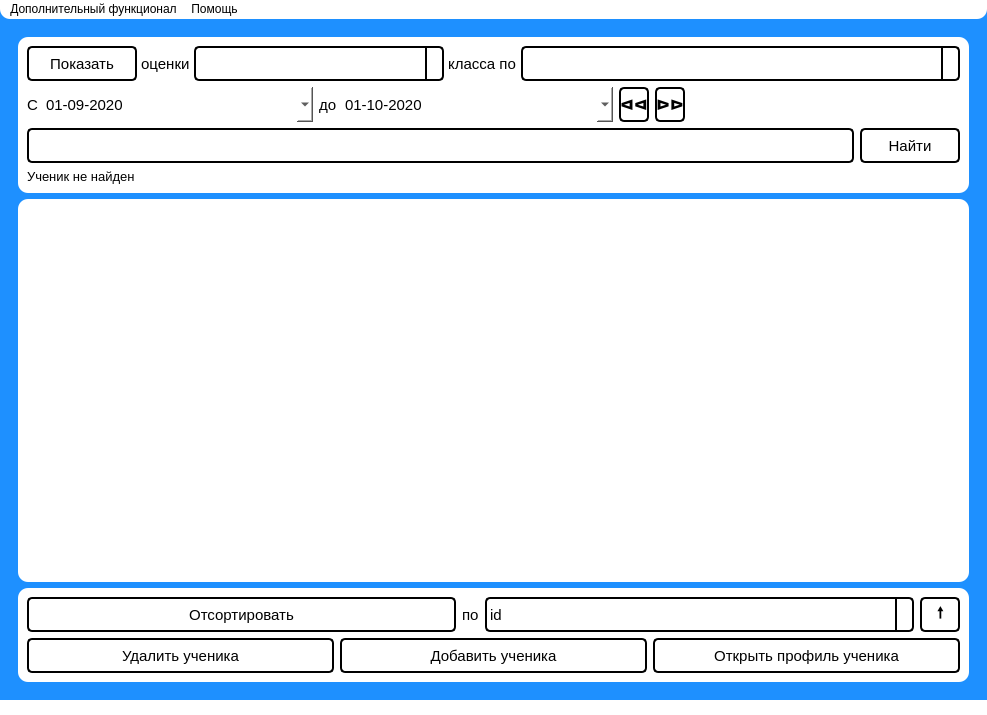
<?xml version="1.0" encoding="UTF-8"?>
<ui version="4.0">
 <class>MainWindow</class>
 <widget class="QMainWindow" name="MainWindow">
  <property name="geometry">
   <rect>
    <x>0</x>
    <y>0</y>
    <width>987</width>
    <height>715</height>
   </rect>
  </property>
  <property name="sizePolicy">
   <sizepolicy hsizetype="Preferred" vsizetype="Fixed">
    <horstretch>0</horstretch>
    <verstretch>0</verstretch>
   </sizepolicy>
  </property>
  <property name="windowTitle">
   <string>MainWindow</string>
  </property>
  <property name="styleSheet">
   <string notr="true">background-color: dodgerblue</string>
  </property>
  <widget class="QWidget" name="centralwidget">
   <layout class="QVBoxLayout" name="verticalLayout">
    <item>
     <widget class="QWidget" name="widget" native="true">
      <property name="styleSheet">
       <string notr="true">background-color: dodgerblue</string>
      </property>
      <layout class="QVBoxLayout" name="verticalLayout_2">
       <item>
        <widget class="QWidget" name="widget_2" native="true">
         <property name="sizePolicy">
          <sizepolicy hsizetype="Preferred" vsizetype="Fixed">
           <horstretch>0</horstretch>
           <verstretch>0</verstretch>
          </sizepolicy>
         </property>
         <property name="styleSheet">
          <string notr="true">background-color: white; border-radius: 10px; </string>
         </property>
         <layout class="QVBoxLayout" name="verticalLayout_3">
          <item>
           <layout class="QHBoxLayout" name="horLay1" stretch="0,0,0,0,0">
            <property name="spacing">
             <number>0</number>
            </property>
            <property name="sizeConstraint">
             <enum>QLayout::SetDefaultConstraint</enum>
            </property>
            <property name="leftMargin">
             <number>0</number>
            </property>
            <property name="topMargin">
             <number>0</number>
            </property>
            <property name="rightMargin">
             <number>0</number>
            </property>
            <item>
             <widget class="QPushButton" name="check_class">
              <property name="sizePolicy">
               <sizepolicy hsizetype="Expanding" vsizetype="Preferred">
                <horstretch>0</horstretch>
                <verstretch>35</verstretch>
               </sizepolicy>
              </property>
              <property name="maximumSize">
               <size>
                <width>110</width>
                <height>16777215</height>
               </size>
              </property>
              <property name="font">
               <font>
                <pointsize>11</pointsize>
               </font>
              </property>
              <property name="styleSheet">
               <string notr="true">QPushButton {
    border: 2px solid black;
    border-radius: 5px;
    background-color: qlineargradient(x1: 0, y1: 0, x2: 0, y2: 1,
                                      stop: 0 #f6f7fa, stop: 1 #dadbde);
}

QPushButton:pressed {
    background-color: qlineargradient(x1: 0, y1: 0, x2: 0, y2: 1,
                                      stop: 0 #dadbde, stop: 1 #f6f7fa);
}</string>
              </property>
              <property name="text">
               <string>Показать</string>
              </property>
             </widget>
            </item>
            <item>
             <widget class="QLabel" name="label">
              <property name="sizePolicy">
               <sizepolicy hsizetype="Fixed" vsizetype="Preferred">
                <horstretch>0</horstretch>
                <verstretch>0</verstretch>
               </sizepolicy>
              </property>
              <property name="font">
               <font>
                <pointsize>11</pointsize>
               </font>
              </property>
              <property name="text">
               <string> оценки </string>
              </property>
             </widget>
            </item>
            <item>
             <widget class="QComboBox" name="class_box">
              <property name="sizePolicy">
               <sizepolicy hsizetype="Expanding" vsizetype="Preferred">
                <horstretch>0</horstretch>
                <verstretch>0</verstretch>
               </sizepolicy>
              </property>
              <property name="minimumSize">
               <size>
                <width>0</width>
                <height>35</height>
               </size>
              </property>
              <property name="maximumSize">
               <size>
                <width>250</width>
                <height>16777215</height>
               </size>
              </property>
              <property name="font">
               <font>
                <pointsize>11</pointsize>
               </font>
              </property>
              <property name="styleSheet">
               <string notr="true">QComboBox {
border-left: 2px solid black;
border-top: 2px solid black;
border-bottom: 2px solid black;
border-right: 2px solid black;
border-radius: 5px;
background-color: white;
color: black;
}

QComboBox::drop-down {
    subcontrol-origin: padding;
    subcontrol-position: top right;
    width: 15px;
   border-left: 2px solid black;
}

QComboBox::down-arrow {
   image: url(./static/arrow_down_1.png)
}</string>
              </property>
             </widget>
            </item>
            <item>
             <widget class="QLabel" name="class_lab">
              <property name="sizePolicy">
               <sizepolicy hsizetype="Fixed" vsizetype="Preferred">
                <horstretch>0</horstretch>
                <verstretch>0</verstretch>
               </sizepolicy>
              </property>
              <property name="font">
               <font>
                <pointsize>11</pointsize>
               </font>
              </property>
              <property name="lineWidth">
               <number>1</number>
              </property>
              <property name="text">
               <string> класса по </string>
              </property>
             </widget>
            </item>
            <item>
             <widget class="QComboBox" name="subject_box">
              <property name="sizePolicy">
               <sizepolicy hsizetype="Expanding" vsizetype="Preferred">
                <horstretch>0</horstretch>
                <verstretch>0</verstretch>
               </sizepolicy>
              </property>
              <property name="maximumSize">
               <size>
                <width>16000000</width>
                <height>16777215</height>
               </size>
              </property>
              <property name="font">
               <font>
                <pointsize>11</pointsize>
               </font>
              </property>
              <property name="styleSheet">
               <string notr="true">QComboBox {
border-left: 2px solid black;
border-top: 2px solid black;
border-bottom: 2px solid black;
border-right: 2px solid black;
border-radius: 5px;
background-color: white;
color: black;
}

QComboBox::drop-down {
    subcontrol-origin: padding;
    subcontrol-position: top right;
    width: 15px;
   border-left: 2px solid black;
}

QComboBox::down-arrow {
   image: url(./static/arrow_down_1.png)
}</string>
              </property>
             </widget>
            </item>
           </layout>
          </item>
          <item>
           <layout class="QHBoxLayout" name="horLay3">
            <item>
             <widget class="QLabel" name="label_3">
              <property name="sizePolicy">
               <sizepolicy hsizetype="Fixed" vsizetype="Preferred">
                <horstretch>0</horstretch>
                <verstretch>0</verstretch>
               </sizepolicy>
              </property>
              <property name="font">
               <font>
                <pointsize>11</pointsize>
               </font>
              </property>
              <property name="text">
               <string>C</string>
              </property>
             </widget>
            </item>
            <item>
             <widget class="QDateEdit" name="start_date">
              <property name="sizePolicy">
               <sizepolicy hsizetype="Minimum" vsizetype="Fixed">
                <horstretch>0</horstretch>
                <verstretch>35</verstretch>
               </sizepolicy>
              </property>
              <property name="minimumSize">
               <size>
                <width>0</width>
                <height>35</height>
               </size>
              </property>
              <property name="font">
               <font>
                <pointsize>11</pointsize>
               </font>
              </property>
              <property name="autoFillBackground">
               <bool>false</bool>
              </property>
              <property name="styleSheet">
               <string notr="true">QDateEdit {
border-left: 2px solid black;
border-top: 2px solid black;
border-right: 2px solid black;
border-bottom: 2px solid black;
border-radius: 5px;
background-color: white;
color: black;
font-color: black;
}

QDateEdit::drop-down {
    subcontrol-origin: padding;
    subcontrol-position: top right;
    width: 15px;
   border-left: 2px solid black;
}

QDateEdit::QCalendarWidget {
background-color: black;
}

QDateEdit::down-arrow {
   image: url(./static/arrow_down_1.png)
}r</string>
              </property>
              <property name="wrapping">
               <bool>false</bool>
              </property>
              <property name="showGroupSeparator" stdset="0">
               <bool>false</bool>
              </property>
              <property name="dateTime">
               <datetime>
                <hour>0</hour>
                <minute>0</minute>
                <second>0</second>
                <year>2020</year>
                <month>9</month>
                <day>1</day>
               </datetime>
              </property>
              <property name="displayFormat">
               <string>dd-MM-yyyy</string>
              </property>
              <property name="calendarPopup">
               <bool>true</bool>
              </property>
             </widget>
            </item>
            <item>
             <widget class="QLabel" name="label_4">
              <property name="sizePolicy">
               <sizepolicy hsizetype="Fixed" vsizetype="Preferred">
                <horstretch>0</horstretch>
                <verstretch>0</verstretch>
               </sizepolicy>
              </property>
              <property name="font">
               <font>
                <pointsize>11</pointsize>
               </font>
              </property>
              <property name="text">
               <string>до</string>
              </property>
             </widget>
            </item>
            <item>
             <widget class="QDateEdit" name="finish_date">
              <property name="sizePolicy">
               <sizepolicy hsizetype="Minimum" vsizetype="Fixed">
                <horstretch>0</horstretch>
                <verstretch>35</verstretch>
               </sizepolicy>
              </property>
              <property name="minimumSize">
               <size>
                <width>0</width>
                <height>35</height>
               </size>
              </property>
              <property name="font">
               <font>
                <pointsize>11</pointsize>
               </font>
              </property>
              <property name="styleSheet">
               <string notr="true">QDateEdit {
border-left: 2px solid black;
border-top: 2px solid black;
border-right: 2px solid black;
border-bottom: 2px solid black;
border-radius: 5px;
background-color: white;
color: black;
font-color: black;
}

QDateEdit::drop-down {
    subcontrol-origin: padding;
    subcontrol-position: top right;
    width: 15px;
   border-left: 2px solid black;
}

QDateEdit::QCalendarWidget {
background-color: black;
}

QDateEdit::down-arrow {
   image: url(./static/arrow_down_1.png)
}r</string>
              </property>
              <property name="dateTime">
               <datetime>
                <hour>0</hour>
                <minute>0</minute>
                <second>0</second>
                <year>2020</year>
                <month>10</month>
                <day>1</day>
               </datetime>
              </property>
              <property name="displayFormat">
               <string>dd-MM-yyyy</string>
              </property>
              <property name="calendarPopup">
               <bool>true</bool>
              </property>
             </widget>
            </item>
            <item>
             <widget class="QPushButton" name="month_ago">
              <property name="minimumSize">
               <size>
                <width>0</width>
                <height>35</height>
               </size>
              </property>
              <property name="maximumSize">
               <size>
                <width>30</width>
                <height>100</height>
               </size>
              </property>
              <property name="font">
               <font>
                <pointsize>11</pointsize>
                <weight>75</weight>
                <bold>true</bold>
               </font>
              </property>
              <property name="toolTip">
               <string extracomment="Передвинуть период на месяц назад"/>
              </property>
              <property name="whatsThis">
               <string/>
              </property>
              <property name="styleSheet">
               <string notr="true">QPushButton {
    border: 2px solid black;
    border-radius: 5px;
    background-color: qlineargradient(x1: 0, y1: 0, x2: 0, y2: 1,
                                      stop: 0 #f6f7fa, stop: 1 #dadbde);
}

QPushButton:pressed {
    background-color: qlineargradient(x1: 0, y1: 0, x2: 0, y2: 1,
                                      stop: 0 #dadbde, stop: 1 #f6f7fa);
}</string>
              </property>
              <property name="text">
               <string>ᐊᐊ</string>
              </property>
              <property name="autoDefault">
               <bool>false</bool>
              </property>
             </widget>
            </item>
            <item>
             <widget class="QPushButton" name="month_later">
              <property name="minimumSize">
               <size>
                <width>0</width>
                <height>35</height>
               </size>
              </property>
              <property name="maximumSize">
               <size>
                <width>30</width>
                <height>16777215</height>
               </size>
              </property>
              <property name="font">
               <font>
                <pointsize>11</pointsize>
                <weight>75</weight>
                <bold>true</bold>
               </font>
              </property>
              <property name="toolTip">
               <string extracomment="Передвинуть период на месяц вперед"/>
              </property>
              <property name="styleSheet">
               <string notr="true">QPushButton {
    border: 2px solid black;
    border-radius: 5px;
    background-color: qlineargradient(x1: 0, y1: 0, x2: 0, y2: 1,
                                      stop: 0 #f6f7fa, stop: 1 #dadbde);
}

QPushButton:pressed {
    background-color: qlineargradient(x1: 0, y1: 0, x2: 0, y2: 1,
                                      stop: 0 #dadbde, stop: 1 #f6f7fa);
}</string>
              </property>
              <property name="text">
               <string>ᐅᐅ</string>
              </property>
             </widget>
            </item>
            <item>
             <widget class="QWidget" name="widget_5" native="true"/>
            </item>
           </layout>
          </item>
          <item>
           <layout class="QHBoxLayout" name="horLay2">
            <item>
             <widget class="QLineEdit" name="pupil_name_for_find">
              <property name="sizePolicy">
               <sizepolicy hsizetype="Expanding" vsizetype="Preferred">
                <horstretch>0</horstretch>
                <verstretch>0</verstretch>
               </sizepolicy>
              </property>
              <property name="minimumSize">
               <size>
                <width>600</width>
                <height>35</height>
               </size>
              </property>
              <property name="font">
               <font>
                <pointsize>10</pointsize>
               </font>
              </property>
              <property name="styleSheet">
               <string notr="true">border-radius: 5px;
background-color: white;
border: 2px solid black;</string>
              </property>
             </widget>
            </item>
            <item>
             <widget class="QPushButton" name="btn_find_pupil">
              <property name="sizePolicy">
               <sizepolicy hsizetype="Fixed" vsizetype="Preferred">
                <horstretch>0</horstretch>
                <verstretch>0</verstretch>
               </sizepolicy>
              </property>
              <property name="minimumSize">
               <size>
                <width>100</width>
                <height>35</height>
               </size>
              </property>
              <property name="font">
               <font>
                <pointsize>11</pointsize>
               </font>
              </property>
              <property name="styleSheet">
               <string notr="true">QPushButton {
    border: 2px solid black;
    border-radius: 5px;
    background-color: qlineargradient(x1: 0, y1: 0, x2: 0, y2: 1,
                                      stop: 0 #f6f7fa, stop: 1 #dadbde);
}

QPushButton:pressed {
    background-color: qlineargradient(x1: 0, y1: 0, x2: 0, y2: 1,
                                      stop: 0 #dadbde, stop: 1 #f6f7fa);
}</string>
              </property>
              <property name="text">
               <string>Найти</string>
              </property>
             </widget>
            </item>
           </layout>
          </item>
          <item>
           <widget class="QLabel" name="error_lab">
            <property name="font">
             <font>
              <pointsize>10</pointsize>
             </font>
            </property>
            <property name="text">
             <string>Ученик не найден</string>
            </property>
           </widget>
          </item>
         </layout>
        </widget>
       </item>
       <item>
        <widget class="QWidget" name="widget_4" native="true">
         <property name="styleSheet">
          <string notr="true">background-color: white; border-radius: 10px</string>
         </property>
         <layout class="QVBoxLayout" name="verticalLayout_5">
          <item>
           <widget class="QTableWidget" name="table_puplis">
            <property name="styleSheet">
             <string notr="true"/>
            </property>
            <property name="dragEnabled">
             <bool>false</bool>
            </property>
            <property name="showGrid">
             <bool>true</bool>
            </property>
            <property name="gridStyle">
             <enum>Qt::SolidLine</enum>
            </property>
            <property name="sortingEnabled">
             <bool>true</bool>
            </property>
            <property name="cornerButtonEnabled">
             <bool>true</bool>
            </property>
            <attribute name="horizontalHeaderVisible">
             <bool>true</bool>
            </attribute>
            <attribute name="horizontalHeaderCascadingSectionResizes">
             <bool>false</bool>
            </attribute>
            <attribute name="horizontalHeaderHighlightSections">
             <bool>true</bool>
            </attribute>
            <attribute name="horizontalHeaderShowSortIndicator" stdset="0">
             <bool>true</bool>
            </attribute>
            <attribute name="horizontalHeaderStretchLastSection">
             <bool>false</bool>
            </attribute>
            <attribute name="verticalHeaderVisible">
             <bool>true</bool>
            </attribute>
            <attribute name="verticalHeaderCascadingSectionResizes">
             <bool>false</bool>
            </attribute>
            <attribute name="verticalHeaderHighlightSections">
             <bool>true</bool>
            </attribute>
            <attribute name="verticalHeaderShowSortIndicator" stdset="0">
             <bool>false</bool>
            </attribute>
            <attribute name="verticalHeaderStretchLastSection">
             <bool>false</bool>
            </attribute>
           </widget>
          </item>
         </layout>
        </widget>
       </item>
       <item>
        <widget class="QWidget" name="widget_3" native="true">
         <property name="sizePolicy">
          <sizepolicy hsizetype="Preferred" vsizetype="Fixed">
           <horstretch>0</horstretch>
           <verstretch>0</verstretch>
          </sizepolicy>
         </property>
         <property name="styleSheet">
          <string notr="true">background-color: white; border-radius: 10px;</string>
         </property>
         <layout class="QVBoxLayout" name="verticalLayout_4">
          <item>
           <layout class="QHBoxLayout" name="horLay_5">
            <item>
             <widget class="QPushButton" name="btn_sort">
              <property name="sizePolicy">
               <sizepolicy hsizetype="Minimum" vsizetype="Preferred">
                <horstretch>0</horstretch>
                <verstretch>0</verstretch>
               </sizepolicy>
              </property>
              <property name="minimumSize">
               <size>
                <width>0</width>
                <height>35</height>
               </size>
              </property>
              <property name="font">
               <font>
                <pointsize>11</pointsize>
               </font>
              </property>
              <property name="styleSheet">
               <string notr="true">QPushButton {
    border: 2px solid black;
    border-radius: 5px;
    background-color: qlineargradient(x1: 0, y1: 0, x2: 0, y2: 1,
                                      stop: 0 #f6f7fa, stop: 1 #dadbde);
}

QPushButton:pressed {
    background-color: qlineargradient(x1: 0, y1: 0, x2: 0, y2: 1,
                                      stop: 0 #dadbde, stop: 1 #f6f7fa);
}</string>
              </property>
              <property name="text">
               <string>Отсортировать</string>
              </property>
              <property name="autoDefault">
               <bool>true</bool>
              </property>
             </widget>
            </item>
            <item>
             <widget class="QLabel" name="label_5">
              <property name="sizePolicy">
               <sizepolicy hsizetype="Fixed" vsizetype="Preferred">
                <horstretch>0</horstretch>
                <verstretch>0</verstretch>
               </sizepolicy>
              </property>
              <property name="font">
               <font>
                <pointsize>11</pointsize>
               </font>
              </property>
              <property name="text">
               <string>по</string>
              </property>
             </widget>
            </item>
            <item>
             <widget class="QComboBox" name="sort_key_box">
              <property name="sizePolicy">
               <sizepolicy hsizetype="Preferred" vsizetype="Preferred">
                <horstretch>0</horstretch>
                <verstretch>0</verstretch>
               </sizepolicy>
              </property>
              <property name="minimumSize">
               <size>
                <width>0</width>
                <height>35</height>
               </size>
              </property>
              <property name="font">
               <font>
                <pointsize>11</pointsize>
               </font>
              </property>
              <property name="styleSheet">
               <string notr="true">QComboBox {
border-left: 2px solid black;
border-top: 2px solid black;
border-bottom: 2px solid black;
border-right: 2px solid black;
border-radius: 5px;
background-color: white;
color: black;
}

QComboBox::drop-down {
    subcontrol-origin: padding;
    subcontrol-position: top right;
    width: 15px;
   border-left: 2px solid black;
}

QComboBox::down-arrow {
   image: url(./static/arrow_down_1.png)
}</string>
              </property>
              <item>
               <property name="text">
                <string>id</string>
               </property>
              </item>
              <item>
               <property name="text">
                <string>ФИО</string>
               </property>
              </item>
              <item>
               <property name="text">
                <string>Среднему баллу</string>
               </property>
              </item>
             </widget>
            </item>
            <item>
             <widget class="QPushButton" name="sort_order">
              <property name="minimumSize">
               <size>
                <width>0</width>
                <height>35</height>
               </size>
              </property>
              <property name="maximumSize">
               <size>
                <width>40</width>
                <height>16777215</height>
               </size>
              </property>
              <property name="font">
               <font>
                <pointsize>11</pointsize>
                <weight>75</weight>
                <bold>true</bold>
               </font>
              </property>
              <property name="toolTip">
               <string notr="true" comment="По возрастанию">По возрастанию</string>
              </property>
              <property name="statusTip">
               <string comment="По возрастанию"/>
              </property>
              <property name="whatsThis">
               <string comment="По возрастанию"/>
              </property>
              <property name="styleSheet">
               <string notr="true">QPushButton {
    border: 2px solid black;
    border-radius: 5px;
    background-color: qlineargradient(x1: 0, y1: 0, x2: 0, y2: 1,
                                      stop: 0 #f6f7fa, stop: 1 #dadbde);
}

QPushButton:pressed {
    background-color: qlineargradient(x1: 0, y1: 0, x2: 0, y2: 1,
                                      stop: 0 #dadbde, stop: 1 #f6f7fa);
}</string>
              </property>
              <property name="text">
               <string>🠕</string>
              </property>
             </widget>
            </item>
           </layout>
          </item>
          <item>
           <layout class="QHBoxLayout" name="horLay4">
            <item>
             <widget class="QPushButton" name="btn_delete_pupil">
              <property name="minimumSize">
               <size>
                <width>0</width>
                <height>35</height>
               </size>
              </property>
              <property name="font">
               <font>
                <pointsize>11</pointsize>
               </font>
              </property>
              <property name="styleSheet">
               <string notr="true">QPushButton {
    border: 2px solid black;
    border-radius: 5px;
    background-color: qlineargradient(x1: 0, y1: 0, x2: 0, y2: 1,
                                      stop: 0 #f6f7fa, stop: 1 #dadbde);
}

QPushButton:pressed {
    background-color: qlineargradient(x1: 0, y1: 0, x2: 0, y2: 1,
                                      stop: 0 #dadbde, stop: 1 #f6f7fa);
}</string>
              </property>
              <property name="text">
               <string>Удалить ученика</string>
              </property>
              <property name="shortcut">
               <string>Del</string>
              </property>
             </widget>
            </item>
            <item>
             <widget class="QPushButton" name="btn_add_pupil">
              <property name="minimumSize">
               <size>
                <width>0</width>
                <height>35</height>
               </size>
              </property>
              <property name="font">
               <font>
                <pointsize>11</pointsize>
               </font>
              </property>
              <property name="styleSheet">
               <string notr="true">QPushButton {
    border: 2px solid black;
    border-radius: 5px;
    background-color: qlineargradient(x1: 0, y1: 0, x2: 0, y2: 1,
                                      stop: 0 #f6f7fa, stop: 1 #dadbde);
}

QPushButton:pressed {
    background-color: qlineargradient(x1: 0, y1: 0, x2: 0, y2: 1,
                                      stop: 0 #dadbde, stop: 1 #f6f7fa);
}</string>
              </property>
              <property name="text">
               <string>Добавить ученика</string>
              </property>
              <property name="shortcut">
               <string>Ctrl++</string>
              </property>
             </widget>
            </item>
            <item>
             <widget class="QPushButton" name="btn_open_pupil">
              <property name="minimumSize">
               <size>
                <width>0</width>
                <height>35</height>
               </size>
              </property>
              <property name="font">
               <font>
                <pointsize>11</pointsize>
               </font>
              </property>
              <property name="styleSheet">
               <string notr="true">QPushButton {
    border: 2px solid black;
    border-radius: 5px;
    background-color: qlineargradient(x1: 0, y1: 0, x2: 0, y2: 1,
                                      stop: 0 #f6f7fa, stop: 1 #dadbde);
}

QPushButton:pressed {
    background-color: qlineargradient(x1: 0, y1: 0, x2: 0, y2: 1,
                                      stop: 0 #dadbde, stop: 1 #f6f7fa);
}</string>
              </property>
              <property name="text">
               <string>Открыть профиль ученика</string>
              </property>
              <property name="shortcut">
               <string>O</string>
              </property>
             </widget>
            </item>
           </layout>
          </item>
         </layout>
        </widget>
       </item>
      </layout>
     </widget>
    </item>
   </layout>
  </widget>
  <widget class="QMenuBar" name="menuBar">
   <property name="geometry">
    <rect>
     <x>0</x>
     <y>0</y>
     <width>987</width>
     <height>26</height>
    </rect>
   </property>
   <property name="styleSheet">
    <string notr="true">background-color: white; 
border-bottom-right-radius: 10px;
border-bottom-left-radius: 10px</string>
   </property>
   <widget class="QMenu" name="menu">
    <property name="autoFillBackground">
     <bool>false</bool>
    </property>
    <property name="styleSheet">
     <string notr="true">QMenu {color: black;}
QMenu::selected {background-color: lightgray;}</string>
    </property>
    <property name="title">
     <string>Дополнительный функционал</string>
    </property>
    <property name="separatorsCollapsible">
     <bool>false</bool>
    </property>
    <addaction name="create_bd_action"/>
    <addaction name="add_subject_action"/>
   </widget>
   <widget class="QMenu" name="menu_2">
    <property name="styleSheet">
     <string notr="true">QMenu {color: black;}
QMenu::selected {background-color: lightgray;}</string>
    </property>
    <property name="title">
     <string>Помощь</string>
    </property>
    <addaction name="about_action"/>
   </widget>
   <addaction name="menu"/>
   <addaction name="menu_2"/>
  </widget>
  <widget class="QStatusBar" name="statusBar">
   <property name="sizePolicy">
    <sizepolicy hsizetype="Expanding" vsizetype="Minimum">
     <horstretch>0</horstretch>
     <verstretch>0</verstretch>
    </sizepolicy>
   </property>
   <property name="maximumSize">
    <size>
     <width>16777215</width>
     <height>15</height>
    </size>
   </property>
   <property name="styleSheet">
    <string notr="true">background-color: white;
height: 10px</string>
   </property>
   <property name="sizeGripEnabled">
    <bool>true</bool>
   </property>
  </widget>
  <action name="about_programm_action">
   <property name="text">
    <string>О программе</string>
   </property>
  </action>
  <action name="create_bd_action">
   <property name="text">
    <string>Создать базы данных</string>
   </property>
  </action>
  <action name="help_action">
   <property name="text">
    <string>Помощь</string>
   </property>
  </action>
  <action name="add_subject_action">
   <property name="text">
    <string>Управление предметами</string>
   </property>
  </action>
  <action name="action">
   <property name="text">
    <string>О нас</string>
   </property>
  </action>
  <action name="action_2">
   <property name="text">
    <string>Инструкция</string>
   </property>
  </action>
  <action name="about_action">
   <property name="text">
    <string>О нас</string>
   </property>
  </action>
 </widget>
 <resources/>
 <connections/>
</ui>
